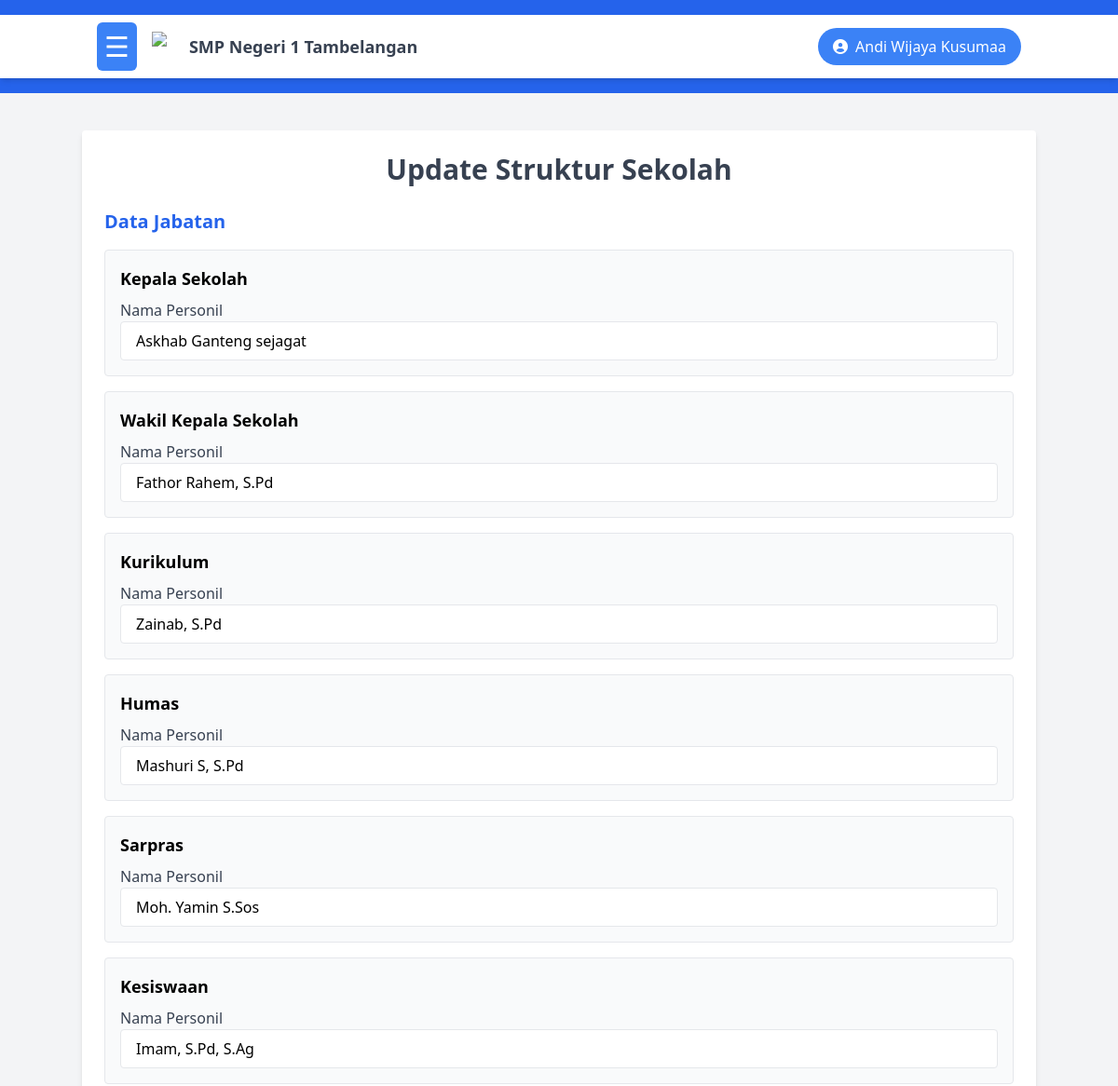
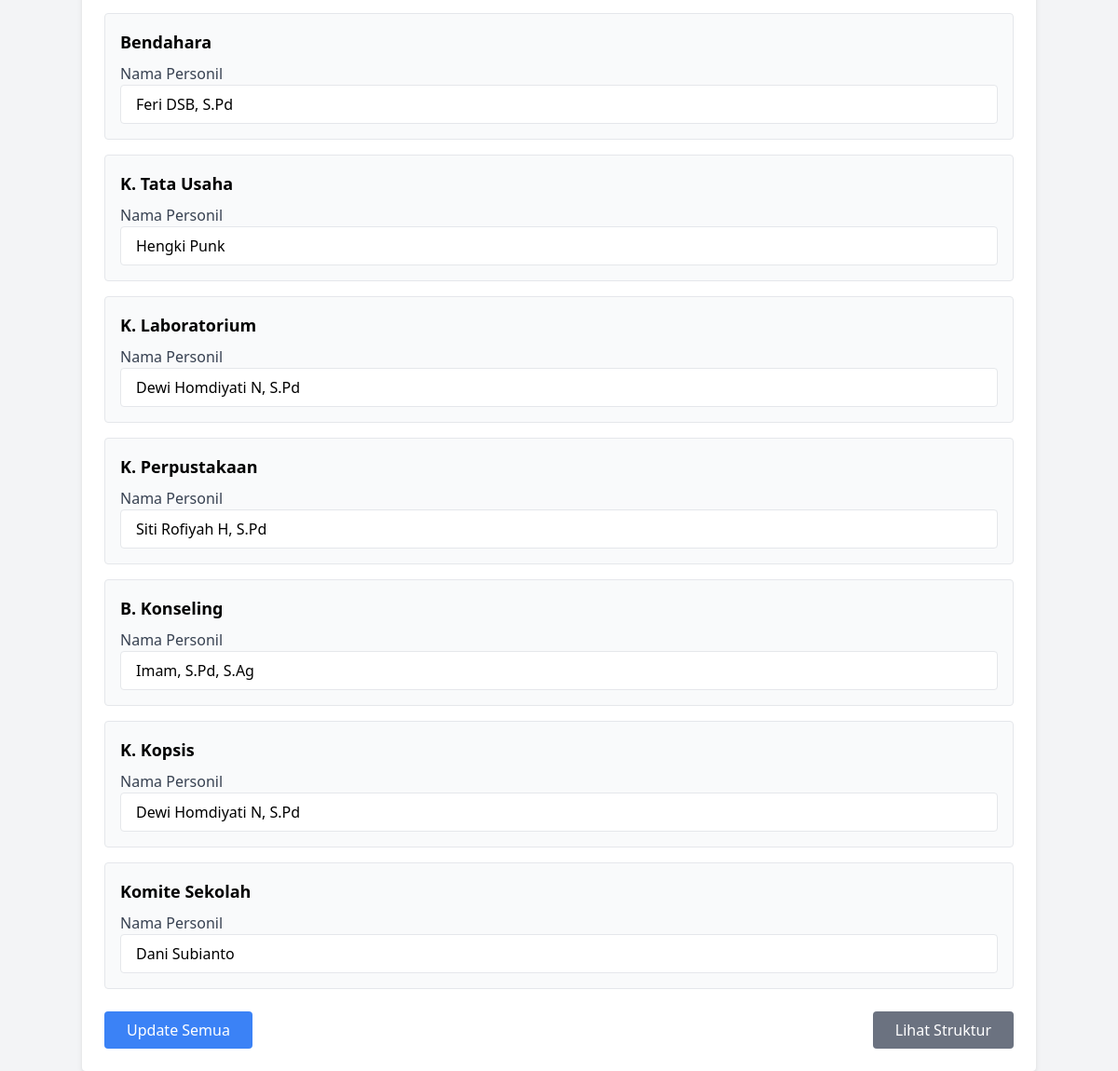
The app's page /dashboard/admin/Struktural_sekolah.php (signed in) with its own data (2 pictures, top to bottom).
### tables this page shows
CREATE TABLE `jabatan` (
  `id_jabatan` int NOT NULL,
  `nama_jabatan` varchar(100) NOT NULL,
  `id_atasan` int DEFAULT NULL,
  `nama_personil` varchar(100) DEFAULT NULL,
  `keterangan` varchar(100) DEFAULT NULL
);

### dashboard/admin/Struktural_sekolah.php (the view, shortened to what this page needs)
<?php
include "../../koneksi.php";
$query_jabatan = "SELECT * FROM jabatan";
$result_jabatan = mysqli_query($conn, $query_jabatan);
?>
<!DOCTYPE html>
<html lang="en">
<head>
    <script src="https://cdn.tailwindcss.com"></script>
</head>
<body class="bg-gray-100">
    <header id="header" class="bg-blue-600 text-white py-4 transition-all duration-300">
        <?php include '../../layout/header.php'; ?>
    </header>
    <div class="container mx-auto mt-10 p-6 bg-white rounded shadow-md">
        <h2 class="text-3xl font-bold mb-6 text-center text-gray-700">Update Struktur Sekolah</h2>
        <form method="POST" class="space-y-6">
            <div class="space-y-4">
                <h3 class="text-xl font-semibold text-blue-600">Data Jabatan</h3>
                <?php while ($row = mysqli_fetch_assoc($result_jabatan)) { ?>
                    <div class="p-4 border rounded bg-gray-50">
                        <h4 class="text-lg font-semibold mb-2"><?= htmlspecialchars($row['nama_jabatan']); ?></h4>
                        <label class="block text-gray-700 font-medium">Nama Personil</label>
                        <input type="text" name="jabatan[<?= $row['id_jabatan']; ?>][nama_personil]"
                               value="<?= htmlspecialchars($row['nama_personil']); ?>"
                               class="w-full px-4 py-2 border rounded focus:outline-none focus:ring-2 focus:ring-blue-400" required>
                    </div>
                <?php } ?>
            </div>
            <div class="flex justify-between items-center">
                <button type="submit" name="update_semua" class="bg-blue-500 text-white px-6 py-2 rounded hover:bg-blue-600 transition">
                    Update Semua
                </button>
                <a href="view-struktur.php" class="bg-gray-500 text-white px-6 py-2 rounded hover:bg-gray-600 transition">
                    Lihat Struktur
                </a>
            </div>
        </form>
    </div>
</body>
</html>

### records on screen
jabatan: nama_jabatan "Kepala Sekolah", nama_personil "Askhab Ganteng sejagat"
jabatan: nama_jabatan "Wakil Kepala Sekolah", nama_personil "Fathor Rahem, S.Pd"
jabatan: nama_jabatan "Kurikulum", nama_personil "Zainab, S.Pd"
jabatan: nama_jabatan "Humas", nama_personil "Mashuri S, S.Pd"
jabatan: nama_jabatan "Sarpras", nama_personil "Moh. Yamin S.Sos"
jabatan: nama_jabatan "Kesiswaan", nama_personil "Imam, S.Pd, S.Ag"
jabatan: nama_jabatan "Bendahara", nama_personil "Feri DSB, S.Pd"
jabatan: nama_jabatan "K. Tata Usaha", nama_personil "Hengki Punk"
jabatan: nama_jabatan "K. Laboratorium", nama_personil "Dewi Homdiyati N, S.Pd"
jabatan: nama_jabatan "K. Perpustakaan", nama_personil "Siti Rofiyah H, S.Pd"
jabatan: nama_jabatan "B. Konseling", nama_personil "Imam, S.Pd, S.Ag"
jabatan: nama_jabatan "K. Kopsis", nama_personil "Dewi Homdiyati N, S.Pd"
jabatan: nama_jabatan "Komite Sekolah", nama_personil "Dani Subianto"

### other values on screen
$_SESSION['nama_lengkap'] "Andi Wijaya Kusumaa"
